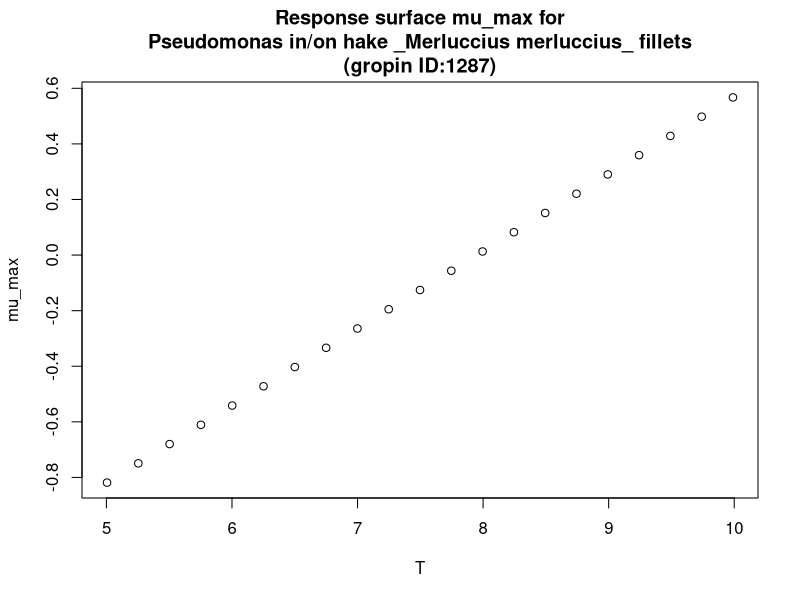

Here is the R script that generated this plot:
#############################
# start of Parameter script
#############################
T <- seq(5.005,9.99000999000999,length.out=21)
#############################
# end of Parameter script
#############################
############################# 
# start of Model script Gropin ID 1287 
#############################
 
# constant coefficients for this model
 
variables <- data.frame(T)
argumentsPar <- expand.grid(variables)
 
# heart of the model
response_surface <- function(T) {
   mumax <-0.278*T-2.21

return(mumax=mumax)
} 

# output parameters
mumax <- cbind(argumentsPar,response_surface(argumentsPar['T']))
colnames(mumax) <- c(colnames(argumentsPar),'mumax')
#############################
# End of Model script
#############################
############################# 
# start of Visualisation script Gropin ID 1287 
#############################
plot(T,mumax$mumax,
                          xlab='T',
                          ylab='mu_max',main='Response surface mu_max for
Pseudomonas in/on hake _Merluccius merluccius_ fillets
(gropin ID:1287)')
#############################
# End of Visualisation script
#############################
